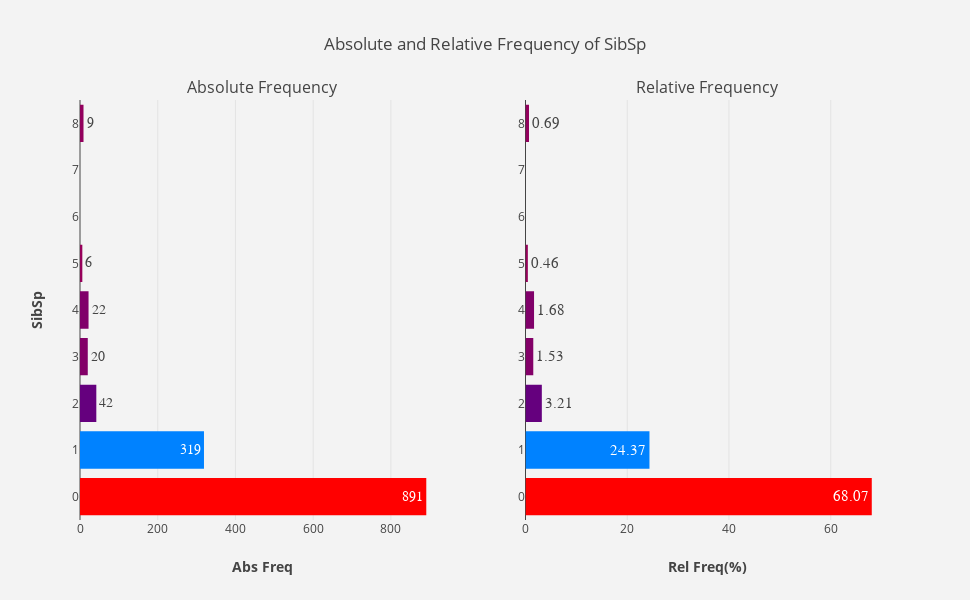

Notebook code for this chart:
### Markdown cell above
**Findings:** It seems Ticket also has too many unique categories (929). Being an alphanumeric type variable, we must process Ticket to get any useful insights about survival.

### 4.1.8 SibSp  <a id="4.1.8"></a>

### Code cell
"""Plot the absolute and relative frequency of SibSp to investigate its distribution."""
plotFrequency(merged.SibSp)

### Figure 1 — Plotly figure (JSON) as saved in the notebook; plotly's stock layout.template omitted (floating-point values rounded to 4 significant figures)
{"data": [{"hoverinfo": "x+y", "marker": {"color": [891, 319, 42, 22, 20, 9, 6], "colorscale": "Rainbow"}, "name": "Abs Freq", "orientation": "h", "text": [891.0, 319.0, 42.0, 22.0, 20.0, 9.0, 6.0], "textfont": {"family": "sans serif", "size": 14}, "textposition": "auto", "type": "bar", "uid": "c08a2d74-4510-4d72-ad14-9a21e6689535", "x": [891, 319, 42, 22, 20, 9, 6], "xaxis": "x", "y": [0, 1, 2, 4, 3, 8, 5], "yaxis": "y"}, {"hoverinfo": "x+y", "marker": {"color": [68.07, 24.37, 3.21, 1.68, 1.53, 0.69, 0.46], "colorscale": "Rainbow"}, "name": "Rel Freq(%)", "orientation": "h", "text": [68.07, 24.37, 3.21, 1.68, 1.53, 0.69, 0.46], "textfont": {"family": "sans serif", "size": 15}, "textposition": "auto", "type": "bar", "uid": "8481fcec-bfde-4c10-91d6-3e79d6a58209", "x": [68.07, 24.37, 3.21, 1.68, 1.53, 0.69, 0.46], "xaxis": "x2", "y": [0, 1, 2, 4, 3, 8, 5], "yaxis": "y2"}], "layout": {"annotations": [{"font": {"size": 16}, "showarrow": false, "text": "Absolute Frequency", "x": 0.225, "xanchor": "center", "xref": "paper", "y": 1.0, "yanchor": "bottom", "yref": "paper"}, {"font": {"size": 16}, "showarrow": false, "text": "Relative Frequency", "x": 0.775, "xanchor": "center", "xref": "paper", "y": 1.0, "yanchor": "bottom", "yref": "paper"}], "height": 600, "hovermode": "closest", "paper_bgcolor": "rgb(243, 243, 243)", "plot_bgcolor": "rgb(243, 243, 243)", "showlegend": false, "title": {"text": "Absolute and Relative Frequency of SibSp"}, "width": 970, "xaxis": {"anchor": "y", "domain": [0.0, 0.45], "title": {"text": "<b>Abs Freq</b>"}}, "xaxis2": {"anchor": "y2", "domain": [0.55, 1.0], "title": {"text": "<b>Rel Freq(%)</b>"}}, "yaxis": {"anchor": "x", "domain": [0.0, 1.0], "title": {"text": "<b>SibSp</b>"}}, "yaxis2": {"anchor": "x2", "domain": [0.0, 1.0]}}}
